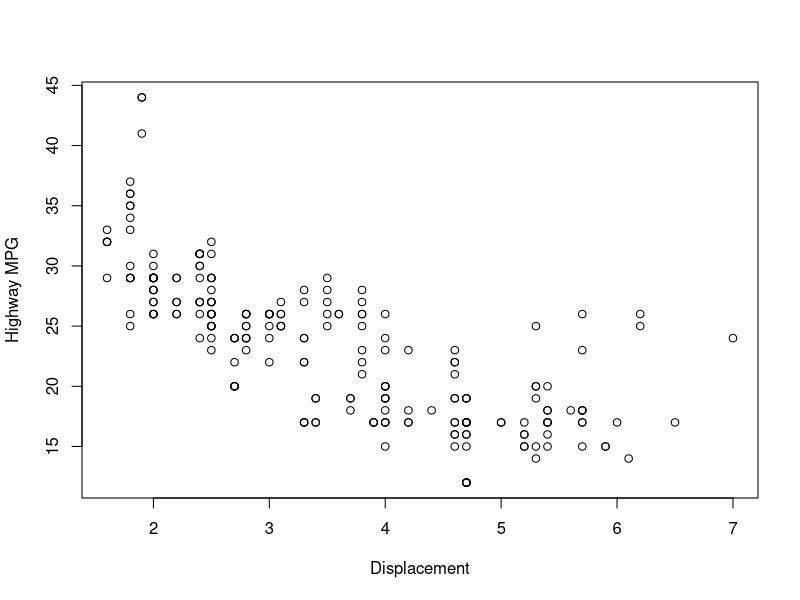
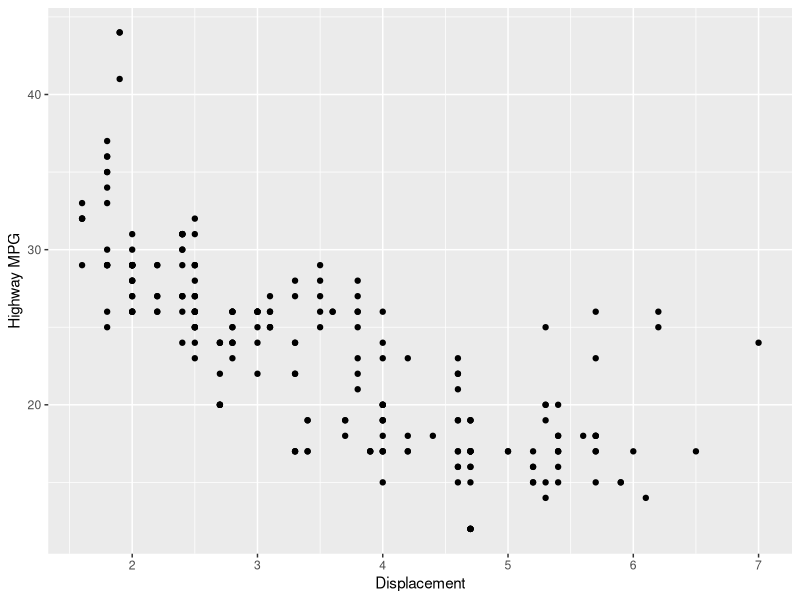

Source code (R) for these figures, in order:
## ---- chunk 1
library(ggplot2)
# ggplot2 bundles the `mpg` dataset (MIT license, same as ggplot2 itself)
data(mpg, package = "ggplot2")
## ---- chunk 2
plot(mpg$displ, mpg$hwy, xlab = "Displacement", ylab = "Highway MPG")
## ---- chunk 3
ggplot(mpg, aes(x = displ, y = hwy)) +
  geom_point() +
  labs(x = "Displacement", y = "Highway MPG")
